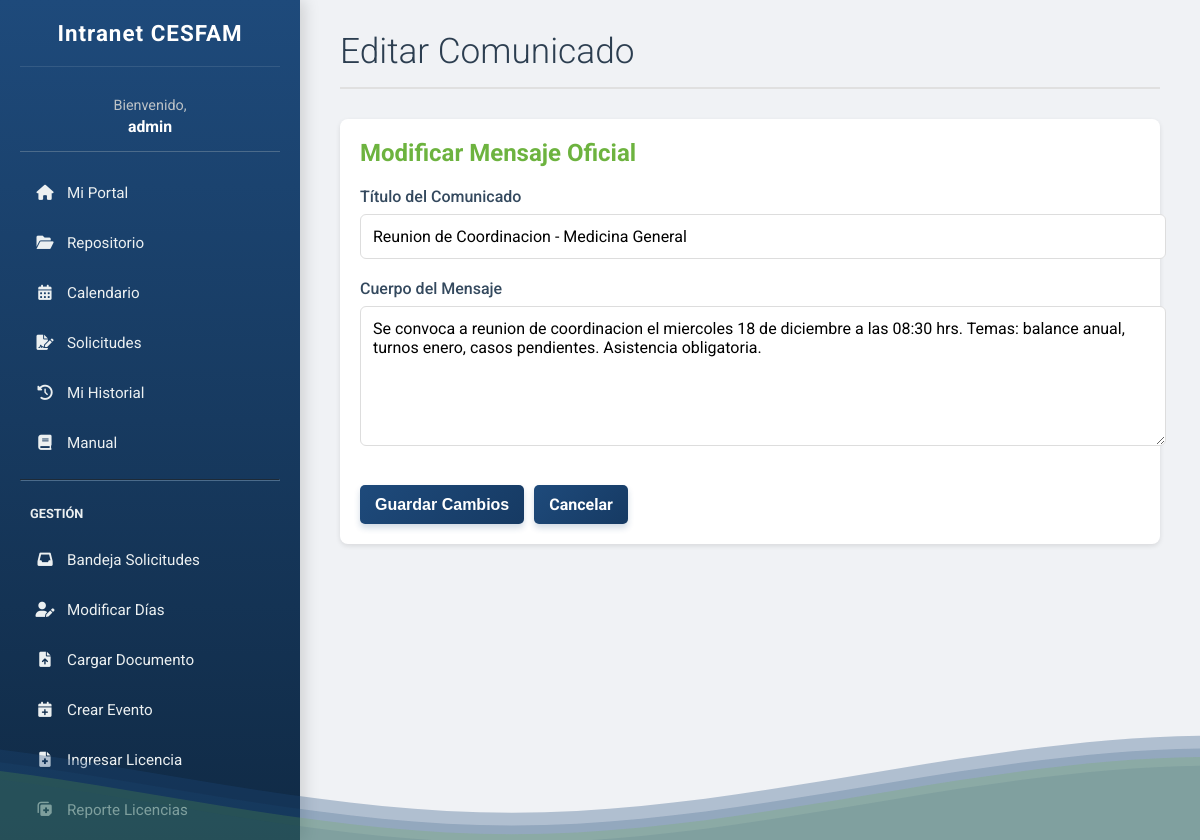
Screenshot of /gestion/comunicados/editar/11/ (signed in) with the database file from the repository.
### intranet/models.py (models this page shows, shortened)
class Funcionarios(AbstractUser):
    nombre = models.CharField(max_length=100, blank=True)
    id_rol = models.ForeignKey(Roles, on_delete=models.SET_NULL, null=True, blank=True)
    id_unidad = models.ForeignKey(Unidades, on_delete=models.SET_NULL, null=True, blank=True)
    es_jefe_unidad = models.BooleanField(default=False, verbose_name="Es Jefe de Unidad")

class Comunicados(models.Model):
    titulo = models.CharField(max_length=255)
    cuerpo = models.TextField()
    fecha_publicacion = models.DateTimeField(auto_now_add=True)
    id_autor = models.ForeignKey(Funcionarios, on_delete=models.SET_NULL, null=True)
    unidad_destino = models.ForeignKey(
        Unidades,
        on_delete=models.SET_NULL,
        null=True,
        blank=True,
        related_name='comunicados_unidad',
        verbose_name="Unidad destino (vacío = todos)"
    )

### intranet/views.py (the view, shortened to what this page needs)
# urls.py: path('gestion/comunicados/editar/<int:comunicado_id>/', views.editar_comunicado_view, name='editar_comunicado'),
@login_required(login_url='login')
def editar_comunicado_view(request, comunicado_id):
    comunicado = get_object_or_404(Comunicados, pk=comunicado_id)
    user = request.user
    if not (es_subdireccion(user) or comunicado.id_autor == user):
        return redirect('dashboard')
    return render(request, 'editar_comunicado.html', {'comunicado': comunicado})

### intranet/views.py (called while the page is built)
def es_subdireccion(user):
    if user.is_superuser:
        return True
    if user.id_rol:
        return user.id_rol.nivel_jerarquico <= 2  # Director o Subdirección
    return False

### intranet/templates/editar_comunicado.html (shortened to what this page needs)
{% extends 'base.html' %}
{% block content %}
<header class="header">
    <h1>Editar Comunicado</h1>
</header>
<section class="content-box">
    <h2>Modificar Mensaje Oficial</h2>
    <form class="form-container" method="POST">
        <div class="form-group">
            <label for="titulo">Título del Comunicado</label>
            <input type="text" id="titulo" name="titulo" value="{{ comunicado.titulo }}" required>
        </div>
        <div class="form-group">
            <label for="cuerpo">Cuerpo del Mensaje</label>
            <textarea id="cuerpo" name="cuerpo" rows="6" required style="width: 100%; padding: 12px; border: 1px solid #ddd; border-radius: 6px; font-family: 'Roboto', sans-serif;">{{ comunicado.cuerpo }}</textarea>
        </div>
        <div style="display: flex; gap: 10px;">
            <button type="submit" class="action-button">
                Guardar Cambios
            </button>
            <a href="{% url 'dashboard' %}" class="action-button" style="background-color: #95a5a6; text-decoration: none; text-align: center;">
                Cancelar
            </a>
        </div>
    </form>
</section>
{% endblock %}

### intranet/templates/base.html (shortened to what this page needs)
{% load static %}
<!DOCTYPE html>
<html lang="es">
<head>
    <link rel="stylesheet" href="https://cdnjs.cloudflare.com/ajax/libs/font-awesome/6.0.0/css/all.min.css">
    <link rel="stylesheet" href="{% static 'style.css' %}">
</head>
<body>
    <nav class="sidebar">
        <h2>Intranet CESFAM</h2>
        <div class="user-display">
            {% if user.is_authenticated %}
                Bienvenido, <b>{{ user.username|truncatechars:18 }}</b>
            {% endif %}
        </div>
        {% if user.is_authenticated %}
        <ul>
            <li class="{% if request.resolver_match.url_name == 'dashboard' %}active{% endif %}">
                <a href="{% url 'dashboard' %}"><i class="fas fa-home"></i> Mi Portal</a>
            </li>
            <li class="{% if request.resolver_match.url_name == 'documentos' %}active{% endif %}">
                <a href="{% url 'documentos' %}"><i class="fas fa-folder-open"></i> Repositorio</a>
            </li>
            <li class="{% if request.resolver_match.url_name == 'calendario' %}active{% endif %}">
                <a href="{% url 'calendario' %}"><i class="fas fa-calendar-alt"></i> Calendario</a>
            </li>
            <li class="{% if request.resolver_match.url_name == 'gestion_solicitudes' %}active{% endif %}">
                <a href="{% url 'gestion_solicitudes' %}"><i class="fas fa-file-signature"></i> Solicitudes</a>
            </li>
             <li class="{% if request.resolver_match.url_name == 'historial_personal' %}active{% endif %}">
                <a href="{% url 'historial_personal' %}"><i class="fas fa-history"></i> Mi Historial</a>
            </li>
            <li class="{% if request.resolver_match.url_name == 'manual' %}active{% endif %}">
                <a href="{% url 'manual' %}"><i class="fas fa-book"></i> Manual</a>
            </li>
            {% if user.is_staff %}
            <hr style="border-color: #4b6b8b; margin: 15px 0;">
            <li style="padding: 10px; color: #ecf0f1; text-transform: uppercase; font-size: 0.8em; font-weight: bold;">Gestión</li>
            <li class="{% if request.resolver_match.url_name == 'reporte_solicitudes' %}active{% endif %}">
                <a href="{% url 'reporte_solicitudes' %}"><i class="fas fa-inbox"></i> Bandeja Solicitudes</a>
            </li>
            <li class="{% if request.resolver_match.url_name == 'gestion_dias' %}active{% endif %}">
                <a href="{% url 'gestion_dias' %}"><i class="fas fa-user-edit"></i> Modificar Días</a>
            </li>
            <li class="{% if request.resolver_match.url_name == 'gestion_documentos' %}active{% endif %}">
                <a href="{% url 'gestion_documentos' %}"><i class="fas fa-file-upload"></i> Cargar Documento</a>
            </li>
            <li class="{% if request.resolver_match.url_name == 'gestion_calendario' %}active{% endif %}">
                <a href="{% url 'gestion_calendario' %}"><i class="fas fa-calendar-plus"></i> Crear Evento</a>
            </li>
            <li class="{% if request.resolver_match.url_name == 'gestion_licencias' %}active{% endif %}">
                <a href="{% url 'gestion_licencias' %}"><i class="fas fa-file-medical"></i> Ingresar Licencia</a>
            </li>
            <li class="{% if request.resolver_match.url_name == 'reporte_licencias' %}active{% endif %}">
                <a href="{% url 'reporte_licencias' %}"><i class="fas fa-notes-medical"></i> Reporte Licencias</a>
            </li>
            {% endif %}
        </ul>
        {% endif %}
    </nav>
    <main class="main-content">
        {% block content %}{% endblock %}
    </main>
    <div class="waves-container">
    </div>
</body>
</html>

### intranet/static/style.css (style rules this page uses)
body, h1, h2, h3, h4, ul, p { margin: 0; padding: 0; font-family: 'Roboto', sans-serif; box-sizing: border-box; }
body { display: flex; height: 100vh; background-color: #f0f2f5; }
.sidebar { width: 260px; background: linear-gradient(180deg, #1E4A7B 0%, #102a45 100%); color: white; padding: 20px; height: 100vh; display: flex; flex-direction: column; box-shadow: 4px 0 15px rgba(0,0,0,0.15); }
.sidebar h2 { text-align: center; margin-bottom: 30px; font-size: 1.4em; font-weight: 700; letter-spacing: 1px; border-bottom: 1px solid rgba(255,255,255,0.1); padding-bottom: 20px; }
.sidebar .user-display { text-align: center; margin-bottom: 20px; font-size: 0.9em; color: #bdc3c7; }
.sidebar ul { list-style: none; flex-grow: 1; overflow-y: auto; }
.sidebar ul li { margin-bottom: 8px; }
.sidebar ul li a { text-decoration: none; color: #ecf0f1; display: flex; align-items: center; gap: 12px; padding: 12px 15px; border-radius: 8px; transition: all 0.3s ease; font-size: 0.95em; }
.sidebar ul li a i { width: 20px; text-align: center; }
.main-content { flex-grow: 1; padding: 40px; overflow-y: auto; }
.header { margin-bottom: 30px; border-bottom: 2px solid #e0e0e0; padding-bottom: 15px; }
.header h1 { color: #2c3e50; font-size: 2.2em; font-weight: 300; }
.content-box { background-color: white; padding: 30px; border-radius: 10px; box-shadow: 0 2px 15px rgba(0,0,0,0.05); margin-bottom: 30px; }
.content-box h2 { color: #2c3e50; margin-bottom: 20px; font-size: 1.5em; }
.form-group { margin-bottom: 20px; }
label { display: block; margin-bottom: 8px; color: #34495e; font-weight: 500; }
input[type="text"], input[type="date"], input[type="number"], input[type="password"], input[type="email"], select, textarea { width: 100%; padding: 12px; border: 1px solid #ddd; border-radius: 6px; font-size: 1em; transition: border-color 0.3s; font-family: 'Roboto', sans-serif; }
button, .action-button { background: linear-gradient(135deg, #1E4A7B 0%, #163a63 100%); color: white; border: none; padding: 12px 25px; border-radius: 6px; cursor: pointer; font-size: 1em; font-weight: 500; transition: all 0.3s ease; display: inline-block; box-shadow: 0 4px 6px rgba(30, 74, 123, 0.2); }
.content-box { background-color: white; padding: 20px; border-radius: 8px; box-shadow: 0 2px 5px rgba(0,0,0,0.1); }
.content-box h2 { margin-bottom: 20px; color: #6DB33F; }
.action-button { text-decoration: none; display: inline-block; padding: 10px 15px; margin-top: 15px; border-radius: 5px; background-color: #6DB33F; color: white; font-weight: bold; text-align: center; transition: background-color 0.2s ease; }
.user-display { color: #d1e2f4; font-size: 0.85em; padding: 0 10px 15px 10px; border-bottom: 1px solid #4b6b8b; margin-bottom: 30px; text-align: center; }
.user-display b { display: block; font-weight: bold; color: white; font-size: 1.1em; margin-top: 3px; }
.main-content { padding-top: 30px !important; }
.main-content { animation: fadeIn 0.5s ease-out; }
.waves-container { position: fixed; bottom: 0; left: 0; width: 100%; height: 15vh; margin-bottom: -7px; z-index: 0; pointer-events: none; }
.waves { position: relative; width: 100%; height: 100%; margin-bottom: -7px; min-height: 100px; max-height: 150px; }
.main-content { position: relative; z-index: 1; }

### rows the page displays
Funcionarios: username "admin"
Comunicados: titulo "Reunion de Coordinacion - Medicina General", cuerpo "Se convoca a reunion de coordinacion el miercoles 18 de diciembre a las 08:30 hrs. Temas: balance anual, turnos enero, casos pendientes. Asistencia obligatoria."
